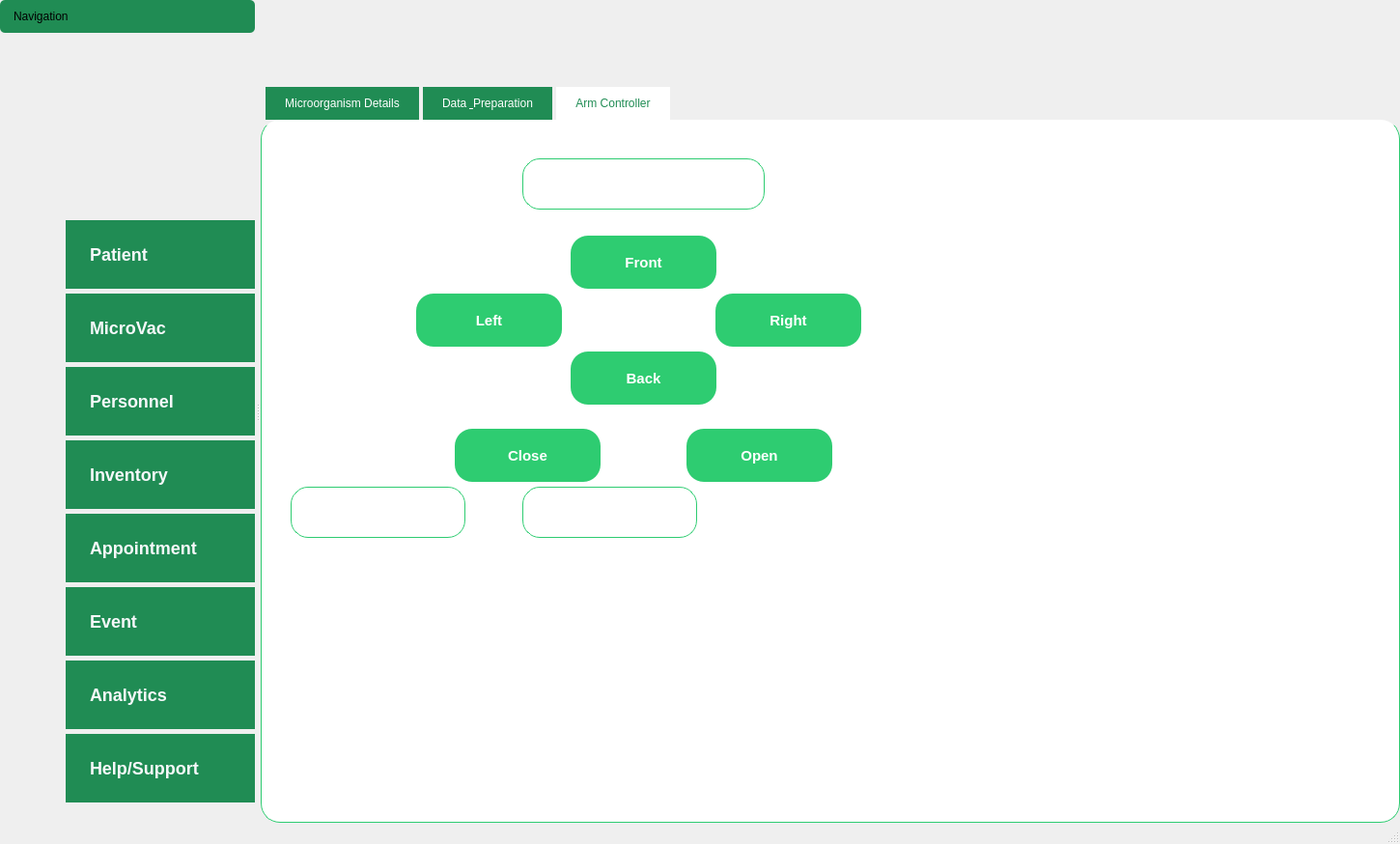
<?xml version="1.0" encoding="UTF-8"?>
<ui version="4.0">
 <class>MainWindow</class>
 <widget class="QMainWindow" name="MainWindow">
  <property name="geometry">
   <rect>
    <x>0</x>
    <y>0</y>
    <width>1450</width>
    <height>874</height>
   </rect>
  </property>
  <property name="windowTitle">
   <string>Microorganism Management</string>
  </property>
  <property name="styleSheet">
   <string notr="true">/* Global Window Style */
QMainWindow {
 border-image: url(&quot;:/Static/Static/white_bg.jpg&quot;);
 background-size: contain;
}

/* Header Logo */
QLabel#biovec_logo {
    margin-left: 25px;
    min-width: 50px;
    max-width: 250px;
    min-height: 80px;
    max-height: 80px;
    qproperty-alignment: AlignCenter;
    background-color: transparent;
    image: url(:/Static/Static/logo.png);
}

/* Sidebar Dock Widget */
QDockWidget {
    border: none;
    background-color: #ffffff;
}

QDockWidget::title {
    background-color: #208c54;
    color: white;
    padding: 10px;
    font-weight: bold;
    border-radius: 5px;
    text-align: left;
}

/* Sidebar Header Logo */
QLabel#sidebar_top_logo {
    min-width: 50px;
    max-width: 250px;
    min-height:100px;
    max-height: 150px;
    qproperty-alignment: 'AlignCenter';
    image: url(:/Static/Static/dashboard.png);
}

/* Sidebar Button Styles - TEXT MADE LARGER */
QDockWidget QPushButton {
    background-color: #208c54;
    color: #f6f8fa;
    padding: 18px 32px 18px 25px;
    text-align: left;
    border: none;
    border-radius: 0;
    font-size: 18px;
    font-weight: bold;
}

QDockWidget QPushButton:hover {
    background-color: #27ae77;
}

QDockWidget QPushButton:pressed {
    background-color: #27ae80;
}

/* Sidebar Icon Styles - ICONS MADE LARGER */
QDockWidget QLabel {
    min-width: 60px;
    min-height:60px;
    max-width: 60px;
    max-height: 60px;
    qproperty-alignment: 'AlignCenter';
    margin-left: 4px;
}

/* GroupBox Styles - PADDING/MARGIN REDUCED */
QGroupBox {
    border: 1px solid #2ecc71;
    border-radius: 8px;
    margin-top: 12px;
    font-weight: bold;
    background-color: #ffffff;
    padding: 4px;
}

QGroupBox QPushButton {
    border-radius: 20px;
    font-weight: bold;
    padding: 10px 20px;
    min-height: 35px;
}

QGroupBox QLineEdit {
    border-radius: 20px;
    padding: 8px 12px;
}

QGroupBox::title {
    subcontrol-origin: margin;
    left: 10px;
    padding: 0 5px 0 5px;
    color: #27ae60;
    background-color: #ffffff;
    border-radius: 4px;
}

/* Table Widget Styles */
QTableWidget {
    border: 1px solid #2ecc71;
    border-radius: 8px;
    alternate-background-color: #f9f9f9;
    background-color: #ffffff;
    font-size: 15px;
    selection-behavior: SelectRows;
    selection-background-color: #AFE1AF;
    selection-color: #000000;
    gridline-color: #e0e0e0;
}

QTableWidget::item:selected {
    background-color: #27ae60;
    color: white;
}

QHeaderView::section {
    background-color: #27ae60;
    color: white;
    padding: 10px;
    border: none;
    border-bottom: 1px solid #208c54;
    font-size: 16px;
    font-weight: bold;
}

/* General Button Styles */
QPushButton {
    background-color: #2ecc71;
    color: white;
    border-radius: 18px;
    padding: 10px 20px;
    font-weight: bold;
    font-size: 15px;
    min-height: 35px;
}

QPushButton:hover {
    background-color: #27ae60;
}

QPushButton:pressed {
    background-color: #1e8449;
}

/* Specific Button Styles */
QPushButton#pushButton_13 {
    background-color: #d8666c;
}

QPushButton#pushButton_13:hover {
    background-color: #d85057;
}

QPushButton#pushButton_13:pressed {
    background-color: #c04349;
}

QPushButton#pushButton_16 {
    background-color: #66ffa4;
    color: #126032;
    max-width: 40px;
    min-width: 30px;
    padding: 5px;
    font-size: 12px;
    font-weight: bold;
    min-height: 28px;
    border-radius: 5px;
}

QPushButton#pushButton_16:hover {
    background-color: #57dd8d;
}

/* Input Field Styles */
QLineEdit, QDateEdit, QComboBox, QDateTimeEdit {
    border: 1px solid #2ecc71;
    border-radius: 18px;
    padding: 8px 12px;
    background-color: #ffffff;
    font-size: 15px;
    min-height: 35px;
}

QTextEdit#lineEdit_6,
QTextEdit#lineEdit_4 {
    min-height: 100px;
    border-radius: 8px;
    qproperty-alignment: 'AlignLeft | AlignTop';
}

QTextEdit#lineEdit_4 {
    background-color: #f8f9fa;
}

/* Label Styles */
QLabel {
    color: #2c3e50;
    font-size: 15px;
    background-color: transparent;
    padding: 2px;
}

/* Main Tab Widget */
QTabWidget::pane {
    border:1px solid #2ecc71;
    border-radius: 20px 20px 20px;
    border-top: none;
    background: white;
    padding: 10px;
}

QTabBar::tab {
    background: #208c54;
    color: white;
    border: 0px solid #208c54;
    border-bottom: none;
    border-radius: 23px 23px 0 0;
    padding: 10px 20px;
    margin-right: 4px;
    font: bold 14pt &quot;Segoe UI&quot;;
    min-width: 10px;
}

QTabBar::tab:selected {
    background: #ffffff;
    color: #208c54;
    border-color: #2ecc71;
}

QTabBar::tab:!selected:hover {
    background: #1E8F53;
    color: white;
}

QTabWidget::tab-bar {
    alignment: left;
    left: 5px;
}

QCalendarWidget {
    background-color: #29aa63;
    color: #ffffff;
    font-family: &quot;Segoe UI&quot;, &quot;Arial&quot;, sans-serif;
    font-size: 16px;
    border: none;
    border-radius: 15px;
}

QCalendarWidget QWidget#qt_calendar_navigationbar {
    background-color: #29aa63;
    border: none;
    border-top-left-radius: 15px;
    border-top-right-radius: 15px;
}

QCalendarWidget QToolButton {
    color: #ffffff;
    background-color: transparent;
    border: none;
    padding: 8px 12px;
    border-radius: 8px;
    font-size: 18px;
}

QCalendarWidget QToolButton:hover {
    background-color:#36d67e;
}

QCalendarWidget QLabel {
    font-size: 18px;
    font-weight: bold;
    color: #ffffff;
    border: none;
}

QCalendarWidget QTableView {
    background-color: #1e8c54;
    border: none;
    border-radius: 0px;
    selection-background-color: rgba(255, 255, 255, 0.3);
    selection-color: #2c3e50;
    gridStyle: none;
    font-weight: bold;
}

QCalendarWidget QTableView::item {
    border: none;
    color: white;
    border-radius: 18px;
    padding: 5px;
    qproperty-alignment: AlignCenter;
}

QCalendarWidget QTableView::item:selected {
    background-color: #81C784;
    color: white;
    border-radius: 18px;
    font-weight: bold;
}

QCalendarWidget QTableView QHeaderView::section {
    background-color: transparent;
    color: #B2DFDB;
    font-size: 16px;
    font-weight: bold;
    border: none;
    padding: 5px;
    qproperty-alignment: AlignCenter;
}

QCalendarWidget QTableView::item[dayOfWeek=&quot;6&quot;],
QCalendarWidget QTableView::item[dayOfWeek=&quot;7&quot;] {
    color: #000000;
    font-weight: bold;
}

QCalendarWidget QTableView::disabled {
    color: #66BB6A;
    font-weight: normal;
}

QCalendarWidget QAbstractItemView:focus {
    outline: none;
}</string>
  </property>
  <widget class="QWidget" name="centralwidget">
   <layout class="QGridLayout" name="gridLayout_CentralWidget">
    <property name="leftMargin">
     <number>0</number>
    </property>
    <property name="topMargin">
     <number>0</number>
    </property>
    <property name="rightMargin">
     <number>0</number>
    </property>
    <property name="bottomMargin">
     <number>0</number>
    </property>
    <item row="1" column="0">
     <spacer name="horizontalSpacer_LeftOfTabs">
      <property name="orientation">
       <enum>Qt::Orientation::Horizontal</enum>
      </property>
      <property name="sizeType">
       <enum>QSizePolicy::Policy::Expanding</enum>
      </property>
      <property name="sizeHint" stdset="0">
       <size>
        <width>0</width>
        <height>20</height>
       </size>
      </property>
     </spacer>
    </item>
    <item row="0" column="1">
     <widget class="QLabel" name="biovec_logo">
      <property name="minimumSize">
       <size>
        <width>79</width>
        <height>84</height>
       </size>
      </property>
      <property name="maximumSize">
       <size>
        <width>279</width>
        <height>84</height>
       </size>
      </property>
      <property name="text">
       <string/>
      </property>
      <property name="alignment">
       <set>Qt::AlignmentFlag::AlignCenter</set>
      </property>
     </widget>
    </item>
    <item row="1" column="1">
     <widget class="QTabWidget" name="mainContentTabWidget">
      <property name="sizePolicy">
       <sizepolicy hsizetype="Expanding" vsizetype="Expanding">
        <horstretch>1</horstretch>
        <verstretch>0</verstretch>
       </sizepolicy>
      </property>
      <property name="currentIndex">
       <number>2</number>
      </property>
      <widget class="QWidget" name="tab_MicroDetails">
       <attribute name="title">
        <string>Microorganism Details</string>
       </attribute>
       <layout class="QVBoxLayout" name="verticalLayout_Tab1">
        <item>
         <widget class="QGroupBox" name="groupBox_2">
          <property name="title">
           <string>MicroOrganismes</string>
          </property>
          <layout class="QGridLayout" name="gridLayout">
           <item row="3" column="0">
            <spacer name="horizontalSpacer_2">
             <property name="orientation">
              <enum>Qt::Orientation::Horizontal</enum>
             </property>
             <property name="sizeHint" stdset="0">
              <size>
               <width>40</width>
               <height>20</height>
              </size>
             </property>
            </spacer>
           </item>
           <item row="0" column="0">
            <layout class="QHBoxLayout" name="horizontalLayout">
             <item>
              <widget class="QLabel" name="label_10">
               <property name="text">
                <string>Name:</string>
               </property>
              </widget>
             </item>
             <item>
              <widget class="QLineEdit" name="lineEdit_3">
               <property name="placeholderText">
                <string>Enter Name</string>
               </property>
               <property name="clearButtonEnabled">
                <bool>true</bool>
               </property>
              </widget>
             </item>
            </layout>
           </item>
           <item row="0" column="2" rowspan="6">
            <layout class="QVBoxLayout" name="vLayout_Calendar">
             <item>
              <widget class="QLabel" name="label_12">
               <property name="text">
                <string>Discovery Date:</string>
               </property>
               <property name="alignment">
                <set>Qt::AlignmentFlag::AlignCenter</set>
               </property>
              </widget>
             </item>
             <item>
              <widget class="QCalendarWidget" name="calendarWidget">
               <property name="sizePolicy">
                <sizepolicy hsizetype="Preferred" vsizetype="Preferred">
                 <horstretch>0</horstretch>
                 <verstretch>0</verstretch>
                </sizepolicy>
               </property>
              </widget>
             </item>
            </layout>
           </item>
           <item row="1" column="0">
            <layout class="QHBoxLayout" name="horizontalLayout_2">
             <item>
              <widget class="QLabel" name="label_11">
               <property name="text">
                <string>Type:</string>
               </property>
              </widget>
             </item>
             <item>
              <widget class="QComboBox" name="comboBox">
               <item>
                <property name="text">
                 <string>Virale</string>
                </property>
               </item>
               <item>
                <property name="text">
                 <string>Dangereuse</string>
                </property>
               </item>
               <item>
                <property name="text">
                 <string>Aéroportée</string>
                </property>
               </item>
              </widget>
             </item>
             <item>
              <spacer name="horizontalSpacer">
               <property name="orientation">
                <enum>Qt::Orientation::Horizontal</enum>
               </property>
               <property name="sizeHint" stdset="0">
                <size>
                 <width>40</width>
                 <height>20</height>
                </size>
               </property>
              </spacer>
             </item>
            </layout>
           </item>
           <item row="5" column="0">
            <layout class="QVBoxLayout" name="vLayout_Characteristics">
             <item>
              <widget class="QPushButton" name="pushButton_14">
               <property name="text">
                <string>Update</string>
               </property>
              </widget>
             </item>
             <item>
              <widget class="QPushButton" name="pushButton_13">
               <property name="text">
                <string>Delete</string>
               </property>
              </widget>
             </item>
             <item>
              <widget class="QPushButton" name="pushButton_12">
               <property name="text">
                <string>Add</string>
               </property>
              </widget>
             </item>
            </layout>
           </item>
           <item row="2" column="0">
            <layout class="QHBoxLayout" name="hLayout_ID">
             <item>
              <widget class="QLabel" name="label">
               <property name="text">
                <string>ID:</string>
               </property>
              </widget>
             </item>
             <item>
              <widget class="QLineEdit" name="lineEdit_2">
               <property name="placeholderText">
                <string>Enter ID (for Update/Delete)</string>
               </property>
               <property name="clearButtonEnabled">
                <bool>true</bool>
               </property>
              </widget>
             </item>
            </layout>
           </item>
           <item row="4" column="0">
            <layout class="QHBoxLayout" name="horizontalLayout_3">
             <item>
              <widget class="QLabel" name="label_13">
               <property name="text">
                <string>Characteristics:</string>
               </property>
              </widget>
             </item>
             <item>
              <widget class="QTextEdit" name="lineEdit_6"/>
             </item>
            </layout>
           </item>
           <item row="4" column="1">
            <widget class="QPushButton" name="pushButton_16">
             <property name="toolTip">
              <string>Clear ID Field</string>
             </property>
             <property name="text">
              <string>X</string>
             </property>
            </widget>
           </item>
          </layout>
         </widget>
        </item>
       </layout>
      </widget>
      <widget class="QWidget" name="tab_DataPrep">
       <attribute name="title">
        <string>Data &amp; Preparation</string>
       </attribute>
       <layout class="QVBoxLayout" name="verticalLayout_Tab2">
        <item>
         <widget class="QGroupBox" name="groupBox">
          <property name="title">
           <string>Data View &amp; Actions</string>
          </property>
          <layout class="QGridLayout" name="gridLayout_GB1" columnstretch="0,0,0,0,0">
           <item row="0" column="0" colspan="4">
            <widget class="QLineEdit" name="lineEdit">
             <property name="placeholderText">
              <string>Search Data...</string>
             </property>
             <property name="clearButtonEnabled">
              <bool>true</bool>
             </property>
            </widget>
           </item>
           <item row="0" column="4">
            <widget class="QPushButton" name="pushButton_15">
             <property name="text">
              <string>Search</string>
             </property>
            </widget>
           </item>
           <item row="1" column="0">
            <widget class="QPushButton" name="pushButton_9">
             <property name="text">
              <string>PDF</string>
             </property>
            </widget>
           </item>
           <item row="1" column="1">
            <widget class="QPushButton" name="pushButton_10">
             <property name="text">
              <string>STAT</string>
             </property>
            </widget>
           </item>
           <item row="1" column="2">
            <widget class="QComboBox" name="comboBox_2">
             <property name="toolTip">
              <string>Sort Column</string>
             </property>
             <item>
              <property name="text">
               <string>Name</string>
              </property>
             </item>
             <item>
              <property name="text">
               <string>Type</string>
              </property>
             </item>
             <item>
              <property name="text">
               <string>Discovery Date</string>
              </property>
             </item>
             <item>
              <property name="text">
               <string>ID</string>
              </property>
             </item>
            </widget>
           </item>
           <item row="1" column="3">
            <widget class="QComboBox" name="comboBox_3">
             <property name="toolTip">
              <string>Sort Order</string>
             </property>
             <item>
              <property name="text">
               <string>Ascending</string>
              </property>
             </item>
             <item>
              <property name="text">
               <string>Descending</string>
              </property>
             </item>
            </widget>
           </item>
           <item row="1" column="4">
            <widget class="QPushButton" name="pushButton_11">
             <property name="toolTip">
              <string>Apply Sort Order</string>
             </property>
             <property name="text">
              <string>Sort</string>
             </property>
            </widget>
           </item>
           <item row="2" column="0" colspan="5">
            <widget class="QTableWidget" name="tableWidget">
             <property name="sizePolicy">
              <sizepolicy hsizetype="Expanding" vsizetype="Expanding">
               <horstretch>1</horstretch>
               <verstretch>1</verstretch>
              </sizepolicy>
             </property>
             <property name="editTriggers">
              <set>QAbstractItemView::EditTrigger::NoEditTriggers</set>
             </property>
             <property name="alternatingRowColors">
              <bool>true</bool>
             </property>
             <property name="selectionMode">
              <enum>QAbstractItemView::SelectionMode::SingleSelection</enum>
             </property>
             <property name="selectionBehavior">
              <enum>QAbstractItemView::SelectionBehavior::SelectRows</enum>
             </property>
             <attribute name="horizontalHeaderStretchLastSection">
              <bool>true</bool>
             </attribute>
             <attribute name="verticalHeaderVisible">
              <bool>false</bool>
             </attribute>
             <column>
              <property name="text">
               <string>ID</string>
              </property>
             </column>
             <column>
              <property name="text">
               <string>Name</string>
              </property>
             </column>
             <column>
              <property name="text">
               <string>Type</string>
              </property>
             </column>
             <column>
              <property name="text">
               <string>Date</string>
              </property>
             </column>
             <column>
              <property name="text">
               <string>Characteristics</string>
              </property>
             </column>
            </widget>
           </item>
          </layout>
         </widget>
        </item>
        <item>
         <widget class="QGroupBox" name="groupBox_3">
          <property name="sizePolicy">
           <sizepolicy hsizetype="Preferred" vsizetype="MinimumExpanding">
            <horstretch>0</horstretch>
            <verstretch>0</verstretch>
           </sizepolicy>
          </property>
          <property name="title">
           <string>Prep/Prediction</string>
          </property>
          <layout class="QVBoxLayout" name="verticalLayout_GB3">
           <item>
            <layout class="QHBoxLayout" name="hLayout_PrepPredButtons">
             <item>
              <widget class="QPushButton" name="pushButton_17">
               <property name="text">
                <string>Predict</string>
               </property>
              </widget>
             </item>
             <item>
              <widget class="QPushButton" name="pushButton_18">
               <property name="text">
                <string>Prepare</string>
               </property>
              </widget>
             </item>
             <item>
              <spacer name="hSpacer_PrepPred">
               <property name="orientation">
                <enum>Qt::Orientation::Horizontal</enum>
               </property>
               <property name="sizeHint" stdset="0">
                <size>
                 <width>40</width>
                 <height>20</height>
                </size>
               </property>
              </spacer>
             </item>
            </layout>
           </item>
           <item>
            <widget class="QTextEdit" name="lineEdit_4"/>
           </item>
          </layout>
         </widget>
        </item>
       </layout>
      </widget>
      <widget class="QWidget" name="tab">
       <attribute name="title">
        <string>Arm Controller</string>
       </attribute>
       <widget class="QPushButton" name="pushButton_19">
        <property name="geometry">
         <rect>
          <x>310</x>
          <y>110</y>
          <width>151</width>
          <height>55</height>
         </rect>
        </property>
        <property name="text">
         <string>Front</string>
        </property>
       </widget>
       <widget class="QPushButton" name="pushButton_20">
        <property name="geometry">
         <rect>
          <x>310</x>
          <y>230</y>
          <width>151</width>
          <height>55</height>
         </rect>
        </property>
        <property name="text">
         <string>Back</string>
        </property>
       </widget>
       <widget class="QPushButton" name="pushButton_21">
        <property name="geometry">
         <rect>
          <x>460</x>
          <y>170</y>
          <width>151</width>
          <height>55</height>
         </rect>
        </property>
        <property name="text">
         <string>Right</string>
        </property>
       </widget>
       <widget class="QPushButton" name="pushButton_22">
        <property name="geometry">
         <rect>
          <x>150</x>
          <y>170</y>
          <width>151</width>
          <height>55</height>
         </rect>
        </property>
        <property name="text">
         <string>Left</string>
        </property>
       </widget>
       <widget class="QLineEdit" name="lineEdit_5">
        <property name="geometry">
         <rect>
          <x>260</x>
          <y>30</y>
          <width>251</width>
          <height>53</height>
         </rect>
        </property>
       </widget>
       <widget class="QPushButton" name="pushButton_23">
        <property name="geometry">
         <rect>
          <x>190</x>
          <y>310</y>
          <width>151</width>
          <height>55</height>
         </rect>
        </property>
        <property name="text">
         <string>Close</string>
        </property>
       </widget>
       <widget class="QPushButton" name="pushButton_24">
        <property name="geometry">
         <rect>
          <x>430</x>
          <y>310</y>
          <width>151</width>
          <height>55</height>
         </rect>
        </property>
        <property name="text">
         <string>Open</string>
        </property>
       </widget>
       <widget class="QLineEdit" name="lineEdit_7">
        <property name="geometry">
         <rect>
          <x>260</x>
          <y>370</y>
          <width>181</width>
          <height>53</height>
         </rect>
        </property>
       </widget>
       <widget class="QLineEdit" name="lineEdit_8">
        <property name="geometry">
         <rect>
          <x>20</x>
          <y>370</y>
          <width>181</width>
          <height>53</height>
         </rect>
        </property>
       </widget>
      </widget>
     </widget>
    </item>
   </layout>
  </widget>
  <widget class="QMenuBar" name="menubar">
   <property name="geometry">
    <rect>
     <x>0</x>
     <y>0</y>
     <width>1450</width>
     <height>25</height>
    </rect>
   </property>
  </widget>
  <widget class="QStatusBar" name="statusbar"/>
  <widget class="QDockWidget" name="dockWidget">
   <property name="sizePolicy">
    <sizepolicy hsizetype="Preferred" vsizetype="Expanding">
     <horstretch>0</horstretch>
     <verstretch>0</verstretch>
    </sizepolicy>
   </property>
   <property name="minimumSize">
    <size>
     <width>264</width>
     <height>795</height>
    </size>
   </property>
   <property name="features">
    <set>QDockWidget::DockWidgetFeature::NoDockWidgetFeatures</set>
   </property>
   <property name="allowedAreas">
    <set>Qt::DockWidgetArea::LeftDockWidgetArea</set>
   </property>
   <property name="windowTitle">
    <string>Navigation</string>
   </property>
   <attribute name="dockWidgetArea">
    <number>1</number>
   </attribute>
   <widget class="QWidget" name="dockWidgetContents_7">
    <layout class="QVBoxLayout" name="verticalLayout_SidebarContainer">
     <property name="spacing">
      <number>10</number>
     </property>
     <property name="leftMargin">
      <number>0</number>
     </property>
     <property name="topMargin">
      <number>10</number>
     </property>
     <property name="rightMargin">
      <number>0</number>
     </property>
     <property name="bottomMargin">
      <number>10</number>
     </property>
     <item>
      <widget class="QLabel" name="sidebar_top_logo">
       <property name="styleSheet">
        <string notr="true">image: url(:/Static/Static/dashboard.png);</string>
       </property>
       <property name="text">
        <string/>
       </property>
      </widget>
     </item>
     <item>
      <layout class="QVBoxLayout" name="verticalLayout_SidebarButtons">
       <property name="spacing">
        <number>5</number>
       </property>
       <item>
        <layout class="QHBoxLayout" name="hLayout_PatientBtn">
         <property name="spacing">
          <number>0</number>
         </property>
         <item>
          <widget class="QLabel" name="label_3">
           <property name="styleSheet">
            <string notr="true">image: url(:/Static/Static/1.png);</string>
           </property>
           <property name="text">
            <string/>
           </property>
          </widget>
         </item>
         <item>
          <widget class="QPushButton" name="pushButton">
           <property name="text">
            <string>Patient</string>
           </property>
          </widget>
         </item>
        </layout>
       </item>
       <item>
        <layout class="QHBoxLayout" name="hLayout_MicroVacBtn">
         <property name="spacing">
          <number>0</number>
         </property>
         <item>
          <widget class="QLabel" name="label_4">
           <property name="styleSheet">
            <string notr="true">image: url(:/Static/Static/2.png);</string>
           </property>
           <property name="text">
            <string/>
           </property>
          </widget>
         </item>
         <item>
          <widget class="QPushButton" name="pushButton_2">
           <property name="text">
            <string>MicroVac</string>
           </property>
          </widget>
         </item>
        </layout>
       </item>
       <item>
        <layout class="QHBoxLayout" name="hLayout_PersonnelBtn">
         <property name="spacing">
          <number>0</number>
         </property>
         <item>
          <widget class="QLabel" name="label_5">
           <property name="styleSheet">
            <string notr="true">image: url(:/Static/Static/3.png);</string>
           </property>
           <property name="text">
            <string/>
           </property>
          </widget>
         </item>
         <item>
          <widget class="QPushButton" name="pushButton_3">
           <property name="text">
            <string>Personnel</string>
           </property>
          </widget>
         </item>
        </layout>
       </item>
       <item>
        <layout class="QHBoxLayout" name="hLayout_InventoryBtn">
         <property name="spacing">
          <number>0</number>
         </property>
         <item>
          <widget class="QLabel" name="label_6">
           <property name="styleSheet">
            <string notr="true">image: url(:/Static/Static/4.png);</string>
           </property>
           <property name="text">
            <string/>
           </property>
          </widget>
         </item>
         <item>
          <widget class="QPushButton" name="pushButton_4">
           <property name="text">
            <string>Inventory</string>
           </property>
          </widget>
         </item>
        </layout>
       </item>
       <item>
        <layout class="QHBoxLayout" name="hLayout_AppointmentBtn">
         <property name="spacing">
          <number>0</number>
         </property>
         <item>
          <widget class="QLabel" name="label_8">
           <property name="styleSheet">
            <string notr="true">image: url(:/Static/Static/5.png);</string>
           </property>
           <property name="text">
            <string/>
           </property>
          </widget>
         </item>
         <item>
          <widget class="QPushButton" name="pushButton_6">
           <property name="text">
            <string>Appointment</string>
           </property>
          </widget>
         </item>
        </layout>
       </item>
       <item>
        <layout class="QHBoxLayout" name="hLayout_EventBtn">
         <property name="spacing">
          <number>0</number>
         </property>
         <item>
          <widget class="QLabel" name="label_7">
           <property name="styleSheet">
            <string notr="true">image: url(:/Static/Static/6.png);</string>
           </property>
           <property name="text">
            <string/>
           </property>
          </widget>
         </item>
         <item>
          <widget class="QPushButton" name="pushButton_5">
           <property name="text">
            <string>Event</string>
           </property>
          </widget>
         </item>
        </layout>
       </item>
       <item>
        <layout class="QHBoxLayout" name="hLayout_AnalyticsBtn">
         <property name="spacing">
          <number>0</number>
         </property>
         <item>
          <widget class="QLabel" name="label_AnalyticsIcon">
           <property name="styleSheet">
            <string notr="true">image: url(:/Static/Static/7.png);</string>
           </property>
           <property name="text">
            <string/>
           </property>
          </widget>
         </item>
         <item>
          <widget class="QPushButton" name="pushButton_7">
           <property name="text">
            <string>Analytics</string>
           </property>
          </widget>
         </item>
        </layout>
       </item>
       <item>
        <layout class="QHBoxLayout" name="hLayout_HelpBtn">
         <property name="spacing">
          <number>0</number>
         </property>
         <item>
          <widget class="QLabel" name="label_9">
           <property name="styleSheet">
            <string notr="true">image: url(:/Static/Static/8.png);</string>
           </property>
           <property name="text">
            <string/>
           </property>
          </widget>
         </item>
         <item>
          <widget class="QPushButton" name="pushButton_8">
           <property name="text">
            <string>Help/Support</string>
           </property>
          </widget>
         </item>
        </layout>
       </item>
      </layout>
     </item>
    </layout>
   </widget>
  </widget>
 </widget>
 <resources/>
 <connections/>
</ui>
